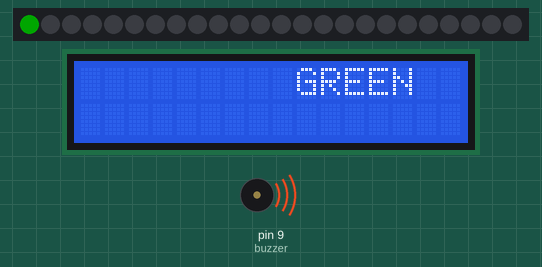
Recording of a sketch running on a simulated Arduino Uno, built with avr-gcc and run on an emulated ATmega328P. Parts: 24 RGB LEDs in strip order, left to right, 16×2 character LCD, buzzer (waves = sounding). Dim RGB values are drawn brighter than linear; random numbers use the default seed unless the sketch sets one; what the sketch prints to the serial monitor is not drawn.

Above: at 0.79 s.
At 10.49 s:
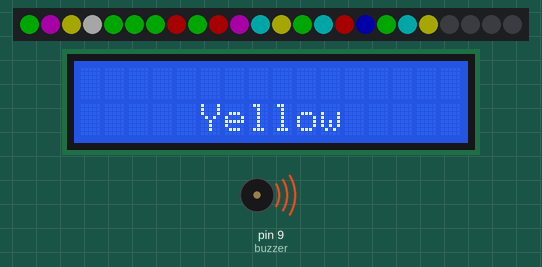
At 20.2 s:
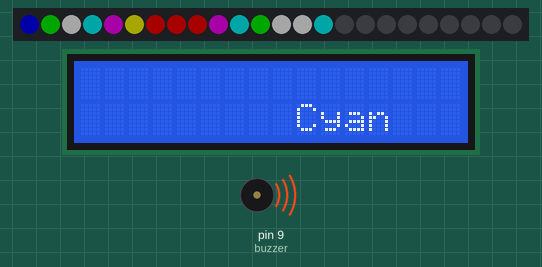
At 39.6 s:
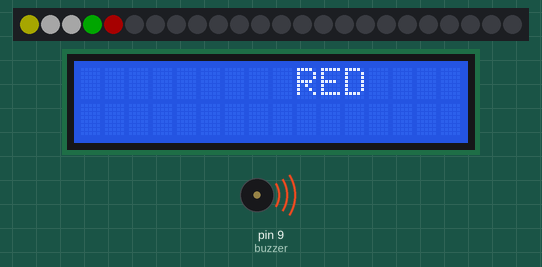
Timing chart, 0 to 40.0 s (numbered marks = the images above):
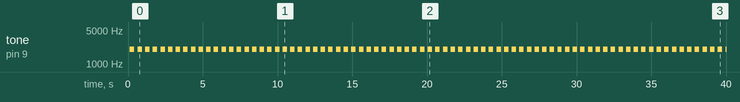

The sketch:

random_z_0_i_255___LCD___Buzzer.ino
```cpp
#include <Adafruit_NeoPixel.h>
#include <Wire.h> // standardowa biblioteka Arduino
#include <LiquidCrystal_I2C.h>
#define PIN 3 // On Trinket or Gemma, suggest changing this to 1

// How many NeoPixels are attached to the Arduino?
#define NUMPIXELS 24 // Popular NeoPixel ring size

LiquidCrystal_I2C lcd(0x27, 20, 4);
Adafruit_NeoPixel pixels(NUMPIXELS, PIN, NEO_GRB + NEO_KHZ800);

#define DELAYVAL 200 // Time (in milliseconds) to pause between pixels

const int buzzer = 9;

void setup()
{

    pinMode(buzzer, OUTPUT);
    Serial.begin(9600);
    pixels.begin(); // INITIALIZE NeoPixel strip object (REQUIRED)
    pixels.show();
    pixels.setBrightness(40);
    randomSeed(analogRead(3));
    lcd.init();
    lcd.backlight();
    lcd.begin(16, 2);    //Deklaracja typu
    lcd.setCursor(0, 0); //Ustawienie kursora
}

void loop()
{

    pixels.clear();
    for (int i = 0; i < NUMPIXELS; i++)
    { // For each pixel...
        {

            tone(buzzer, 2000); // Send 1KHz sound signal...
            delay(300);         // ...for 1 sec
            noTone(buzzer);     // Stop sound...
            delay(1);
            lcd.clear();
            lcd.setCursor(random(0, 10), random(2));
            switch (random(0, 7))
            {
            case 0:
                pixels.setPixelColor(i, pixels.Color(255, 0, 0));
                lcd.print("RED");
                break;
            case 1:
                pixels.setPixelColor(i, pixels.Color(0, 255, 0));
                lcd.print("GREEN");
                break;
            case 2:
                pixels.setPixelColor(i, pixels.Color(0, 0, 255));
                lcd.print("BLUE");
                break;
            case 3:
                pixels.setPixelColor(i, pixels.Color(255, 255, 255));
                lcd.print("WHITE");
                break;
            case 4:
                pixels.setPixelColor(i, pixels.Color(255, 255, 0)); //Yellow
                lcd.print("Yellow");
                break;
            case 5:
                pixels.setPixelColor(i, pixels.Color(0, 255, 255)); //Cyan
                lcd.print("Cyan");
                break;
            case 6:
                pixels.setPixelColor(i, pixels.Color(255, 0, 255)); //Magenta
                lcd.print("Magenta");
                break;
                noTone(buzzer); // Stop sound...
                delay(1);
            }
        }
        //pixels.setPixelColor(i, pixels.Color(random(y),random(y),random(y)));
        pixels.show();   // Send the updated pixel colors to the hardware.
        delay(DELAYVAL); // Pause before next pass through loop
        Serial.println(i);
    }
}
```

Measured:
- by itself, tone on pin 9 (buzzer): alternates 2000 Hz for 0.30 s and silent for 0.21 s
- what the display in image 0 shows lasts 0.6 s, from 0.4 s to 1.0 s
